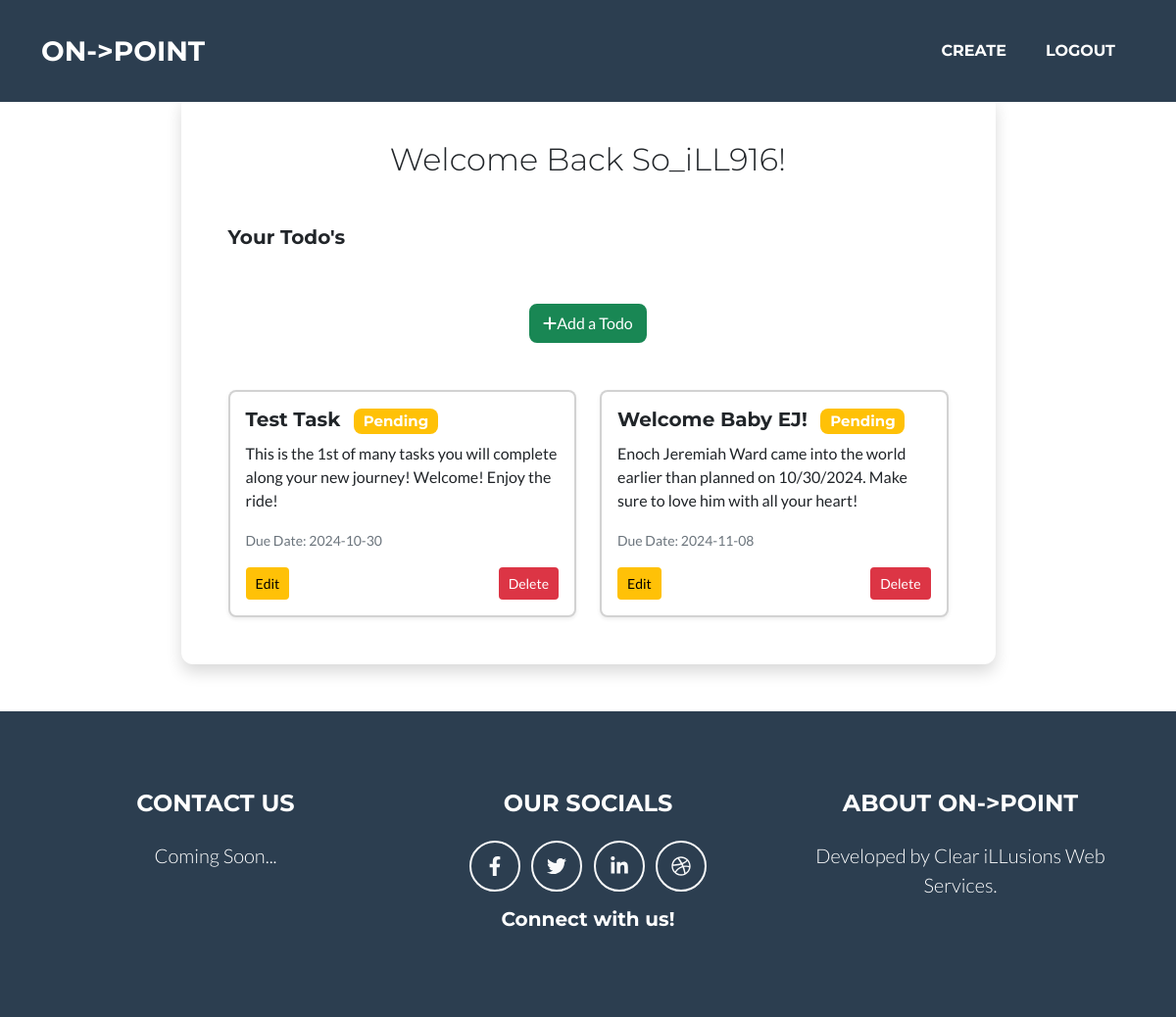
The app's page /user_home (signed in) with its own data.
### models.py (models this page shows, shortened)
class User(UserMixin, db.Model):
    id = db.Column(db.Integer, primary_key=True)
    username = db.Column(db.String(150), unique=True, nullable=False)
    email = db.Column(db.String(150), unique=True, nullable=False)
    password = db.Column(db.String(256), nullable=False)
    todos = db.relationship('Todo', backref='user', lazy=True)

class Todo(db.Model):
    id = db.Column(db.Integer, primary_key=True)
    title = db.Column(db.String(100), nullable=False)
    description = db.Column(db.String(255), nullable=False)
    due_date = db.Column(db.Date, nullable=False)
    completed = db.Column(db.Boolean, default=False)
    user_id = db.Column(db.Integer, db.ForeignKey('user.id'), nullable=False)

### main.py (the view)
@app.route('/user_home', methods=['GET', 'POST'])
@login_required
def user_home():
    todos = current_user.todos
    return render_template('user_home.html', todos=todos)

### main.py (called while the page is built)
@login_manager.user_loader
def load_user(user_id):
    return User.query.get(int(user_id))

### templates/user_home.html (shortened to what this page needs)
{% from "bootstrap5/form.html" import render_form %}
{% extends 'base.html' %}
{% block content %}
    <body>
      <div class="container">
        <div class="row">
          <div class="col-lg-10 col-xl-9 mx-auto">
            <div class="card flex-row my-5 border-0 shadow rounded-3 overflow-hidden">
              <div class="card-body p-4 p-sm-5">
                <h4 class="card-title text-center mb-5 fw-light fs-5">Welcome Back {{ current_user.username }}! </h4>
                <h5>Your Todo's</h5>
                  <div class="d-flex flex-column flex-md-row p-4 gap-4 py-md-5 align-items-center justify-content-center">
                    <a href="{{ url_for('add_todo') }}" class="btn btn-success">
                      <i class="fas fa-plus"></i>Add a Todo
                    </a>
                  </div>
                <div class="row row-cols-1 row-cols-md-2 g-4">
                  {% for todo in todos %}
                  <div class="col">
                    <div class="card shadow-sm">
                      <div class="card-body">
                        <h5 class="card-title">
                          {{ todo.title }}
                          {% if todo.completed %}
                          <span class="badge bg-success ms-2">Completed</span>
                          {% else %}
                          <span class="badge bg-warning ms-2">Pending</span>
                          {% endif %}
                        </h5>
                        <p class="card-text">{{ todo.description }}</p>
                        <p class="card-text">
                          <small class="text-muted">Due Date: {{ todo.due_date.strftime('%Y-%m-%d') }}</small>
                        </p>
                        <div class="d-flex justify-content-between">
                          <a href="{{ url_for('edit_todo', todo_id=todo.id) }}" class="btn btn-warning btn-sm">
                            Edit
                          </a>
                          <a href="{{ url_for('delete_todo', todo_id=todo.id) }}" class="btn btn-danger btn-sm">
                            Delete
                          </a>
                        </div>
                      </div>
                    </div>
                  </div>
                  {% endfor %}
                </div>
              </div>
            </div>
          </div>
        </div>
      </div>
    </body>
{% endblock %}

### templates/base.html (shortened to what this page needs)
<!DOCTYPE html>
<html lang="en">
    <head>
        <link href="static/css/styles.css" rel="stylesheet" />
    </head>
    <body id="page-top">
        <nav class="navbar navbar-expand-lg bg-secondary text-uppercase fixed-top" id="mainNav">
            <div class="container">
                <a class="navbar-brand" href="{{ url_for('home') }}">On->POINT</a>
                <div class="collapse navbar-collapse" id="navbarResponsive">
                    <ul class="navbar-nav ms-auto">
                        {% if current_user.is_authenticated %}
                        <li class="nav-item mx-0 mx-lg-1"><a class="nav-link py-3 px-0 px-lg-3 rounded"
                                                             href="{{ url_for('add_todo') }}">Create</a></li>
                        <li class="nav-item mx-0 mx-lg-1"><a class="nav-link py-3 px-0 px-lg-3 rounded"
                                                             href="{{ url_for('logout') }}">Logout</a></li>
                        {% endif %}
                    </ul>
                </div>
            </div>
        </nav>
        <main>
            {% block content %}{% endblock %}
        </main>
        <footer class="footer text-center">
            <div class="container">
                <div class="row">
                    <div class="col-lg-4 mb-5 mb-lg-0">
                        <h4 class="text-uppercase mb-4">Contact Us</h4>
                        <p class="lead mb-0">
                            Coming Soon...
                        </p>
                    </div>
                    <div class="col-lg-4 mb-5 mb-lg-0">
                        <h4 class="text-uppercase mb-4">Our Socials</h4>
                        <a class="btn btn-outline-light btn-social mx-1" href="#!"><i class="fab fa-fw fa-facebook-f"></i></a>
                        <a class="btn btn-outline-light btn-social mx-1" href="#!"><i class="fab fa-fw fa-twitter"></i></a>
                        <a class="btn btn-outline-light btn-social mx-1" href="#!"><i class="fab fa-fw fa-linkedin-in"></i></a>
                        <a class="btn btn-outline-light btn-social mx-1" href="#!"><i class="fab fa-fw fa-dribbble"></i></a>
                        <h5>Connect with us!</h5>
                    </div>
                    <div class="col-lg-4">
                        <h4 class="text-uppercase mb-4">About On->POINT</h4>
                        <p class="lead mb-0">
                            Developed by Clear iLLusions Web Services.
                        </p>
                    </div>
                </div>
            </div>
        </footer>
    </body>
</html>

### records on screen
User: username "So_iLL916"
Todo: title "Test Task", completed "Pending", description "This is the 1st of many tasks you will complete along your new journey! Welcome! Enjoy the ride!", due_date "2024-10-30"
Todo: title "Welcome Baby EJ!", completed "Pending", description "Enoch Jeremiah Ward came into the world earlier than planned on 10/30/2024. Make sure to love him with all your heart!", due_date "2024-11-08"
